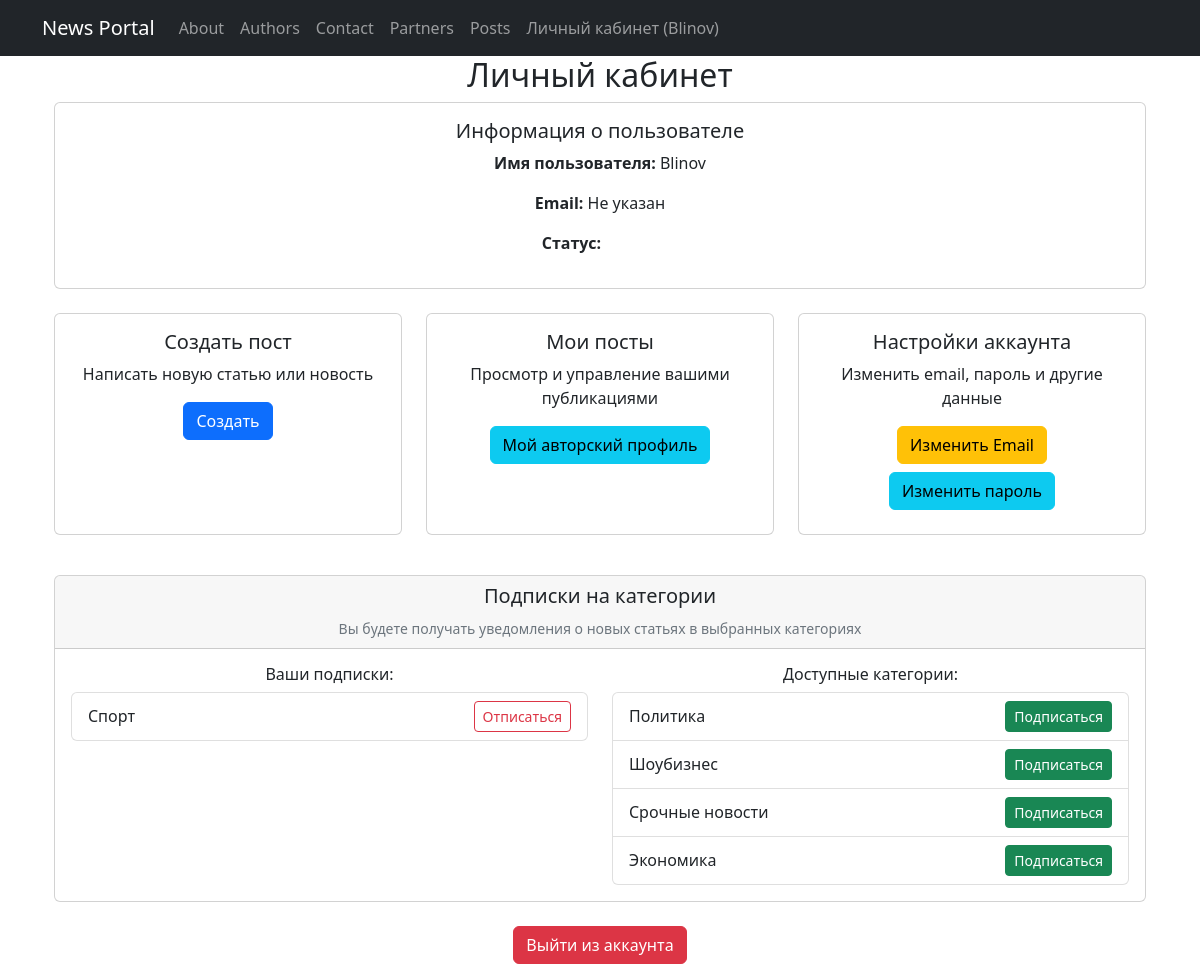
Screenshot of /sign/ (signed in) with the database file from the repository.
### News_portal/models.py (models this page shows, shortened)
class Category(models.Model):
    CATEGORIES = [
        ('sport', 'Спорт'),
        ('politics', 'Политика'),
        ('education', 'Образование'),
        ('showbiz', 'Шоубизнес'),
        ('breaking_news', 'Срочные новости'),
        ('economy', 'Экономика'),
    ]
    category_name = models.CharField(max_length=50, choices=CATEGORIES, unique=True)
    subscribers = models.ManyToManyField(User,through='CategorySubscription', blank=True, related_name='subscribers')

### sign/views.py (the view)
# urls.py: path('', views.sign_view, name='sign_home'),
def sign_view(request):
    all_categories = Category.objects.all()
    if request.user.is_authenticated:
        subscribed_category_ids = CategorySubscription.objects.filter(
            user=request.user
        ).values_list('category_id', flat=True)
        subscribed_categories = Category.objects.filter(id__in=subscribed_category_ids)
        available_categories = Category.objects.exclude(id__in=subscribed_category_ids)
        is_not_author = not hasattr(request.user, 'author')
    else:
        subscribed_categories = []
        available_categories = all_categories
        is_not_author = True
    return render(request, 'sign/home.html', {
        'all_categories': all_categories,
        'subscribed_categories': subscribed_categories,
        'available_categories': available_categories,
        'is_not_author': is_not_author,
    })

### sign/templates/sign/home.html (shortened to what this page needs)
{% extends 'flatpages/default.html' %}
{% load static %}
{% block content %}
<div class="container">
    <h2>Личный кабинет</h2>
    {% if user.is_authenticated %}
        <div class="card mb-4">
            <div class="card-body">
                <h5 class="card-title">Информация о пользователе</h5>
                <p><strong>Имя пользователя:</strong> {{ user.username }}</p>
                <p><strong>Email:</strong> {{ user.email|default:"Не указан" }}</p>
                <p><strong>Статус:</strong>
                    {% if is_not_author %}
                        <span class="badge badge-secondary">Обычный пользователь</span>
                    {% else %}
                        <span class="badge badge-success">Автор</span>
                    {% endif %}
                </p>
            </div>
        </div>
        <div class="row">
            <div class="col-md-4 mb-3">
                <div class="card h-100">
                    <div class="card-body text-center">
                        <h5 class="card-title">Создать пост</h5>
                        <p class="card-text">Написать новую статью или новость</p>
                        {% if is_not_author %}
                            <button class="btn btn-secondary" disabled>Требуется статус автора</button>
                        {% else %}
                            <a href="{% url 'post_create' %}" class="btn btn-primary">Создать</a>
                        {% endif %}
                    </div>
                </div>
            </div>
            <div class="col-md-4 mb-3">
                <div class="card h-100">
                    <div class="card-body text-center">
                        <h5 class="card-title">Мои посты</h5>
                        <p class="card-text">Просмотр и управление вашими публикациями</p>
                        {% if is_not_author %}
                            <button class="btn btn-secondary" disabled>Требуется статус автора</button>
                        {% else %}
                            {% if user.author %}
                                <a href="{% url 'author_detail' pk=user.author.id %}" class="btn btn-info">Мой авторский профиль</a>
                            {% else %}
                                <button class="btn btn-secondary" disabled>Авторский профиль не найден</button>
                            {% endif %}
                        {% endif %}
                    </div>
                </div>
            </div>
            <div class="col-md-4 mb-3">
                <div class="card h-100">
                    <div class="card-body text-center">
                        <h5 class="card-title">Настройки аккаунта</h5>
                        <p class="card-text">Изменить email, пароль и другие данные</p>
                        <a href="{% url 'account_email' %}" class="btn btn-warning mb-2">Изменить Email</a>
                        <a href="{% url 'account_change_password' %}" class="btn btn-info mb-2">Изменить пароль</a>
                    </div>
                </div>
            </div>
        </div>
        <div class="row mt-4">
            <div class="col-12">
                <div class="card">
                    <div class="card-header">
                        <h5>Подписки на категории</h5>
                        <small class="text-muted">Вы будете получать уведомления о новых статьях в выбранных категориях</small>
                    </div>
                    <div class="card-body">
                        <div class="row">
                            <div class="col-md-6">
                                <h6>Ваши подписки:</h6>
                                {% if subscribed_categories %}
                                    <div class="list-group">
                                        {% for category in subscribed_categories %}
                                            <div class="list-group-item d-flex justify-content-between align-items-center">
                                                <span>{{ category.get_category_name_display }}</span>
                                                <a href="{% url 'unsubscribe_category' category.id %}" class="btn btn-sm btn-outline-danger">Отписаться</a>
                                            </div>
                                        {% endfor %}
                                    </div>
                                {% else %}
                                    <p class="text-muted">Вы пока ни на что не подписаны</p>
                                {% endif %}
                            </div>
                            <div class="col-md-6">
                                <h6>Доступные категории:</h6>
                                {% if available_categories %}
                                    <div class="list-group">
                                        {% for category in available_categories %}
                                            <div class="list-group-item d-flex justify-content-between align-items-center">
                                                <span>{{ category.get_category_name_display }}</span>
                                                <a href="{% url 'subscribe_category' category.id %}" class="btn btn-sm btn-success">Подписаться</a>
                                            </div>
                                        {% endfor %}
                                    </div>
                                {% else %}
                                    <p class="text-muted">Нет доступных категорий для подписки</p>
                                {% endif %}
                            </div>
                        </div>
                    </div>
                </div>
            </div>
        </div>
        <div class="row mt-4">
            <div class="col-12 text-center">
                <form method="post" action="{% url 'account_logout' %}">
                    <button type="submit" class="btn btn-danger">Выйти из аккаунта</button>
                </form>
            </div>
        </div>
    {% else %}
        <div class="alert alert-warning">
            <p>Вы не авторизованы.</p>
            <a href="{% url 'login' %}" class="btn btn-primary">Войти</a>
            <a href="{% url 'signup' %}" class="btn btn-success">Зарегистрироваться</a>
        </div>
    {% endif %}
</div>
{% endblock %}

### templates/flatpages/default.html (shortened to what this page needs)
<!DOCTYPE html>
<html lang="en">
    <head>
        {% load static %}
        <link href="{% static 'css/styles.css' %}" rel="stylesheet" />
    </head>
    <body>
        <nav class="navbar navbar-expand-lg navbar-dark bg-dark static-top">
           <div class="container">
               <a class="navbar-brand" href="#">News Portal</a>
               <div class="collapse navbar-collapse" id="navbarResponsive">
                   <ul class="navbar-nav ml-auto">
                       <li class="nav-item">
                           <a class="nav-link" href="/about/">About</a>
                       </li>
                       <li class="nav-item">
                           <a class="nav-link" href="/authors/">Authors</a>
                       </li>
                       <li class="nav-item">
                           <a class="nav-link" href="/contacts/">Contact</a>
                       </li>
                       <li class="nav-item">
                           <a class="nav-link" href="/partners/">Partners</a>
                       </li>
                       <li class="nav-item">
                           <a class="nav-link" href="/posts/">Posts</a>
                       </li>
                       <li class="nav-item">
                            {% if user.is_authenticated %}
                            <a class="nav-link" href="{% url 'sign_home' %}">Личный кабинет ({{ user.username }})</a>
                            {% else %}
                            <a class="nav-link" href="{% url 'account_login' %}">Войти</a>
                            {% endif %}
                        </li>
               </div>
           </div>
        </nav>
        <div class="container">
           <div class="row">
               <div class="col-lg-12 text-center">
                   {% block content %}{% endblock content %}
               </div>
           </div>
        </div>
    </body>
</html>

### rows the page displays
Category: category_name "Спорт"
Category: category_name "Политика"
Category: category_name "Шоубизнес"
Category: category_name "Срочные новости"
Category: category_name "Экономика"

### other values shown
{{ user.username }} "Blinov"
{{ user.email|default:"Не указан" }} "Не указан"
